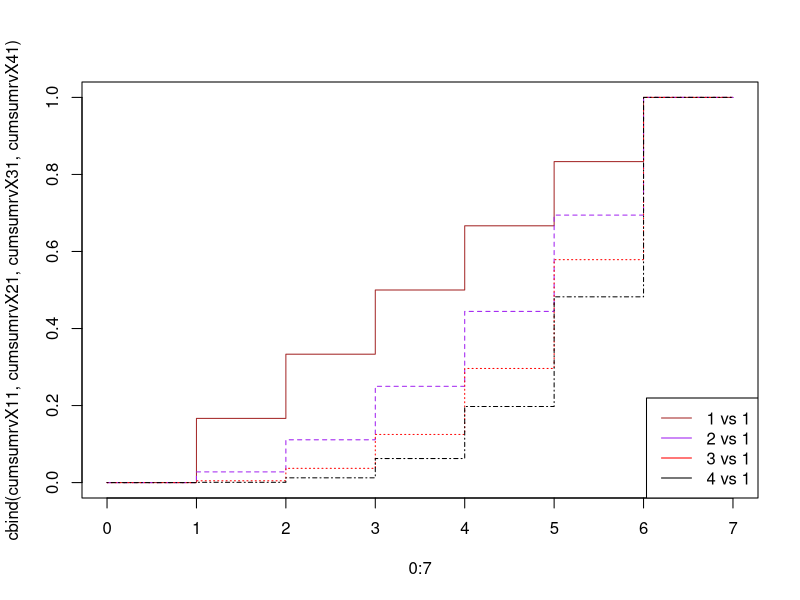
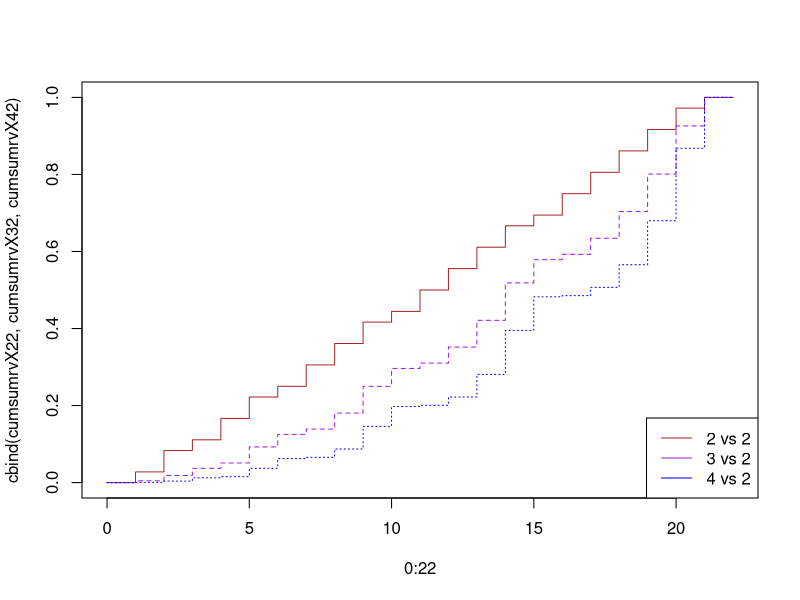
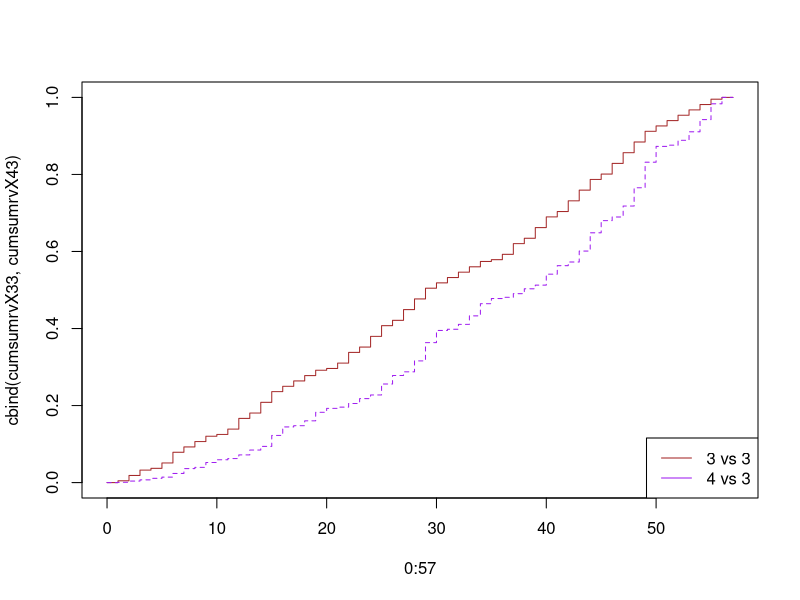
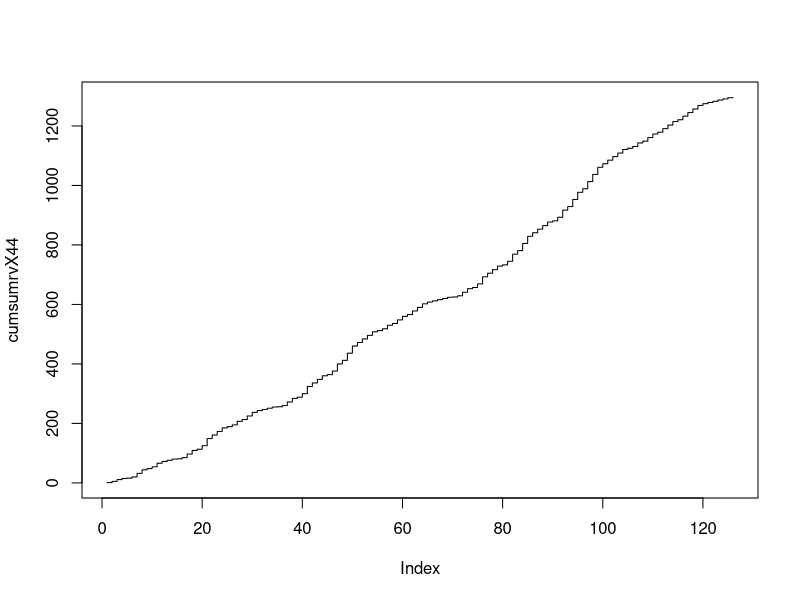
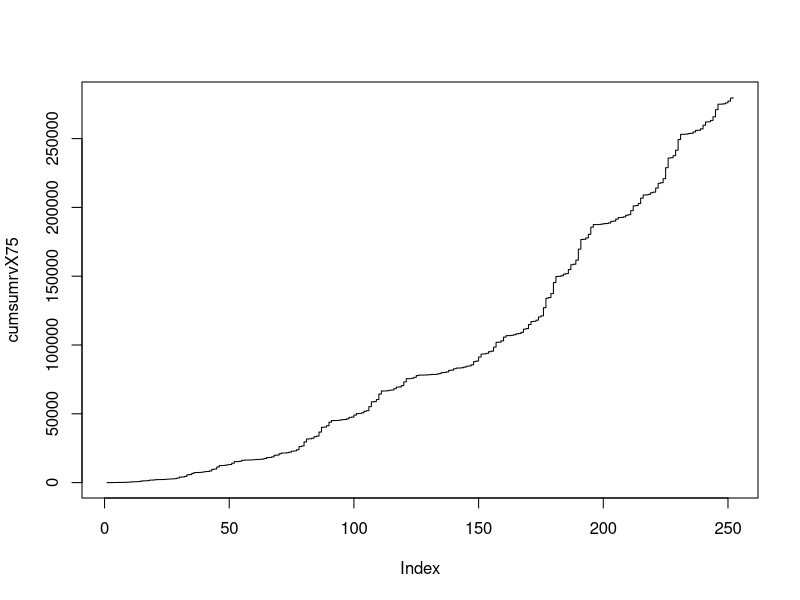

These charts were generated, in order, by the following R code:
#library(ggplot2) 

# Random variable X ordenado por combinaciones 1-1, 2-1, 2-2, ....
# CDF

# Scenario (n vs 1)
cumsumrvX11 <- c(0, 1, 2, 3, 4, 5, 6, 6) / 6
cumsumrvX21 <- c(0, 1, 4, 9, 16, 25, 36, 36) / 36
cumsumrvX31 <- c(0, 1, 8, 27, 64, 125, 216, 216) / 216
cumsumrvX41 <- c(0, 1, 16, 81, 256, 625, 1296, 1296) / 1296
matplot(
    0:7, 
    cbind(cumsumrvX11, cumsumrvX21, cumsumrvX31, cumsumrvX41), 
    type='s',
    col = c("brown", "purple", "red", "black"),
    do.points = TRUE, pch = 16,col.points = "blue"
    )
legend("bottomright", legend = c("1 vs 1", "2 vs 1", "3 vs 1", "4 vs 1"), 
        col = c("brown", "purple", "red", "black"),
        lty = 1)
 

# Scenario (n vs 2)
cumsumrvX22 <- c(0, 1, 3, 4, 6, 8, 9, 11, 13, 15, 16, 18, 20, 22, 24, 25, 27, 29, 31, 33, 35, 36, 36) / 36
cumsumrvX32 <- c(0, 1, 4, 8, 11, 20, 27, 30, 39, 54, 64, 67, 76, 91, 112, 125, 128, 137, 152, 173, 200, 216, 216) / 216
cumsumrvX42 <- c(0, 1, 5, 16, 20, 48, 81, 85, 113, 189, 256, 260, 288, 364, 512, 625, 629, 657, 733, 881, 1125, 1296, 1296) / 1296
color2 <- c("brown", "purple", "blue")
matplot(
    0:22, 
    cbind(cumsumrvX22, cumsumrvX32, cumsumrvX42), 
    type='s',
    col = color2,
    do.points = TRUE, pch = 16,col.points = "blue"
    )
legend("bottomright", legend = c("2 vs 2", "3 vs 2", "4 vs 2"), 
        col = color2,
        lty = 1)





# Scenario (n vs 3)
cumsumrvX33 <- c(0, 1, 4, 7, 8, 11, 17, 20, 23, 26, 27, 30, 36, 39, 45, 51, 54, 57, 60, 63, 64, 67, 73, 76, 82, 88, 91, 97, 103, 109, 112, 115, 118, 121, 124, 125, 128, 134, 137, 143, 149, 152, 158, 164, 170, 173, 179, 185, 191, 197, 200, 203, 206, 209, 212, 215, 216, 216) / 216
cumsumrvX43 <- c(0, 1, 5, 9, 14, 18, 30, 46, 50, 66, 75, 79, 91, 107, 119, 155, 183, 187, 203, 231, 244, 248, 260, 276, 288, 324, 352, 364, 400, 460, 500, 504, 520, 548, 588, 605, 609, 621, 637, 649, 685, 713, 725, 761, 821, 861, 873, 909, 969, 1053, 1105, 1109, 1125, 1153, 1193, 1245, 1266, 1266) / 1266
matplot(
    0:57,
    cbind(cumsumrvX33, cumsumrvX43), 
    type='s',
    col = c("brown", "purple"),
    do.points = TRUE, pch = 16,col.points = "blue"
    )
legend("bottomright", legend = c("3 vs 3", "4 vs 3"), 
        col = c("brown", "purple"),
        lty = 1)



# Scenario (4 vs 4)
cumsumrvX44 <- c(1, 5, 11, 15, 16, 20, 32, 44, 48, 54, 66, 72, 76, 80, 81, 85, 97, 109, 113, 125, 149, 161, 173, 185, 189, 195, 207, 213, 225, 237, 243, 247, 251, 255, 256, 260, 272, 284, 288, 300, 324, 336, 348, 360, 364, 376, 400, 412, 436, 460, 472, 484, 496, 508, 512, 518, 530, 536, 548, 560, 566, 578, 590, 602, 608, 612, 616, 620, 624, 625, 629, 641, 653, 657, 669, 693, 705, 717, 729, 733, 745, 769, 781, 805, 829, 841, 853, 865, 877, 881, 893, 917, 929, 953, 977, 989, 1013, 1037, 1061, 1073, 1085, 1097, 1109, 1121, 1125, 1131, 1143, 1149, 1161, 1173, 1179, 1191, 1203, 1215, 1221, 1233, 1245, 1257, 1269, 1275, 1279, 1283, 1287, 1291, 1295, 1296)
plot(cumsumrvX44, type='s')

# Scenario (5 vs 7)
cumsumrvX75 <- c(1, 8, 29, 64, 99, 128, 135, 177, 282, 422, 576, 597, 702, 912, 1248, 1283, 1423, 1808, 1843, 2088, 2187, 2194, 2236, 2341, 2481, 2635, 2677, 2887, 3307, 3979, 4084, 4504, 5659, 5799, 6779, 7290, 7311, 7416, 7626, 7962, 8067, 8487, 9642, 9852, 11322, 12393, 12428, 12568, 12953, 13093, 14073, 15228, 15263, 15508, 16173, 16384, 16391, 16433, 16538, 16678, 16832, 16874, 17084, 17504, 18176, 18281, 18701, 19856, 19996, 20976, 21487, 21529, 21739, 22159, 22831, 23041, 23881, 26191, 26611, 29551, 31693, 31798, 32218, 33373, 33793, 36733, 40198, 40338, 41318, 43978, 45056, 45077, 45182, 45392, 45728, 45833, 46253, 47408, 47618, 49088, 50159, 50264, 50684, 51839, 52259, 55199, 58664, 58874, 60344, 64334, 66560, 66595, 66735, 67120, 67260, 68240, 69395, 69535, 70515, 73175, 75520, 75555, 75800, 76465, 77760, 78125, 78132, 78174, 78279, 78419, 78573, 78615, 78825, 79245, 79917, 80022, 80442, 81597, 81737, 82717, 83228, 83270, 83480, 83900, 84572, 84782, 85622, 87932, 88352, 91292, 93434, 93539, 93959, 95114, 95534, 98474, 101939, 102079, 103059, 105719, 106797, 106839, 107049, 107469, 108141, 108351, 109191, 111501, 111921, 114861, 117003, 117213, 118053, 120363, 121203, 127083, 134013, 134433, 137373, 145353, 149805, 149910, 150330, 151485, 151905, 154845, 158310, 158730, 161670, 169650, 176685, 176825, 177805, 180465, 185645, 187500, 187521, 187626, 187836, 188172, 188277, 188697, 189852, 190062, 191532, 192603, 192708, 193128, 194283, 194703, 197643, 201108, 201318, 202788, 206778, 209004, 209109, 209529, 210684, 211104, 214044, 217509, 217929, 220869, 228849, 235884, 236094, 237564, 241554, 249324, 253125, 253160, 253300, 253685, 253825, 254805, 255960, 256100, 257080, 259740, 262085, 262225, 263205, 265865, 271045, 275000, 275035, 275280, 275945, 277240, 279375, 279936)
plot(cumsumrvX75, type='s')
